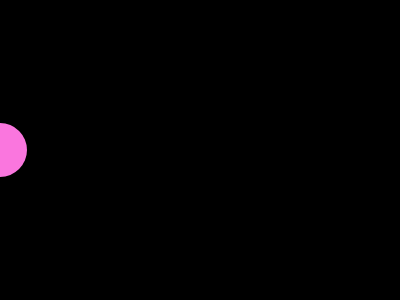
Frame 1 (no input)
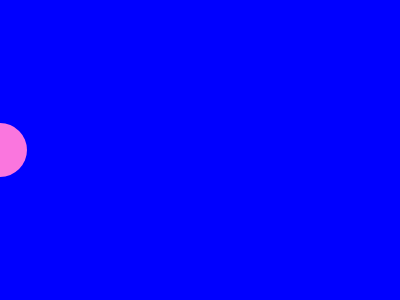
Frame 60 (no input)
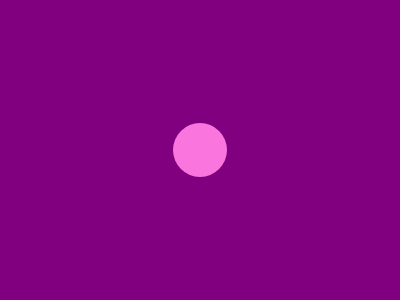
Frame 120 (the mouse pressed at the canvas centre since frame 60)

The p5.js sketch that drew these frames (run headless with seeded random() and noise() and a simulated clock; from frame 60 on, the mouse is pressed at the canvas centre):

// p5.js sketch
// ── sketch.js
var r = 0;
var b = 0;

function setup() {
	createCanvas(400, 300);  
	noStroke();
}

function draw() {
	background(r, 0, b);
	fill(250, 118, 222); 
	ellipse(mouseX, 150, 54, 54);
	r = map(mouseX, 0, 400, 0, 255);
	b = map(mouseX, 0, 400, 255, 0);
}
